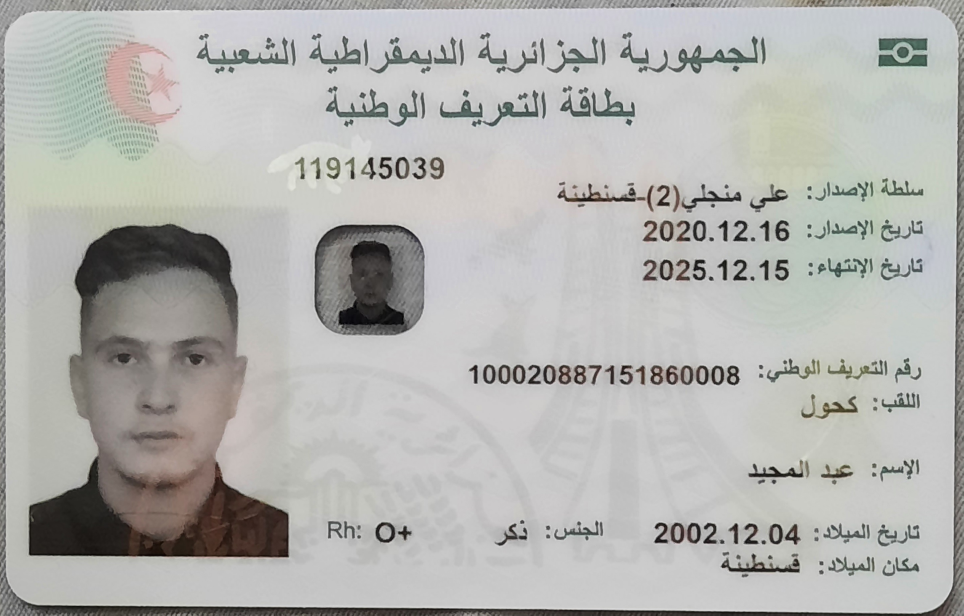
#> input picture receptionniste/ocr/carte_front.jpg, 2890 x 1846 px, found by its file name (shown at 1/3 size)
$ python -i front.py   (imports and definitions only)
#> lines starting #> are read from the running program, lines starting #| are printed output that depends on the picture; after the words box and inside, x2 and y2 are one past the last pixel; in counts of white or black regions, pixels touching at a corner belong together
import os
import cv2
import numpy as np
import pytesseract
import matplotlib.pyplot as plt
import pandas as pd
from PIL import Image
pytesseract.pytesseract.tesseract_cmd = "C:\\Program Files\\Tesseract-OCR\\tesseract.exe"

def ocr_front():
    # Convert cm to pixels
    width = int(8.5 * 0.393701 * 300)
    height = int(5.4 * 0.393701 * 300)

        # Load the image
    file_path = os.path.join('receptionniste', 'ocr', 'carte_front.jpg')
    img = cv2.imread(file_path)
#> img is the input picture: shape (1846, 2890, 3); mean B, G, R 175.7, 178.7, 178.7

    # Resize the image
    resized_img = cv2.resize(img, (width, height))
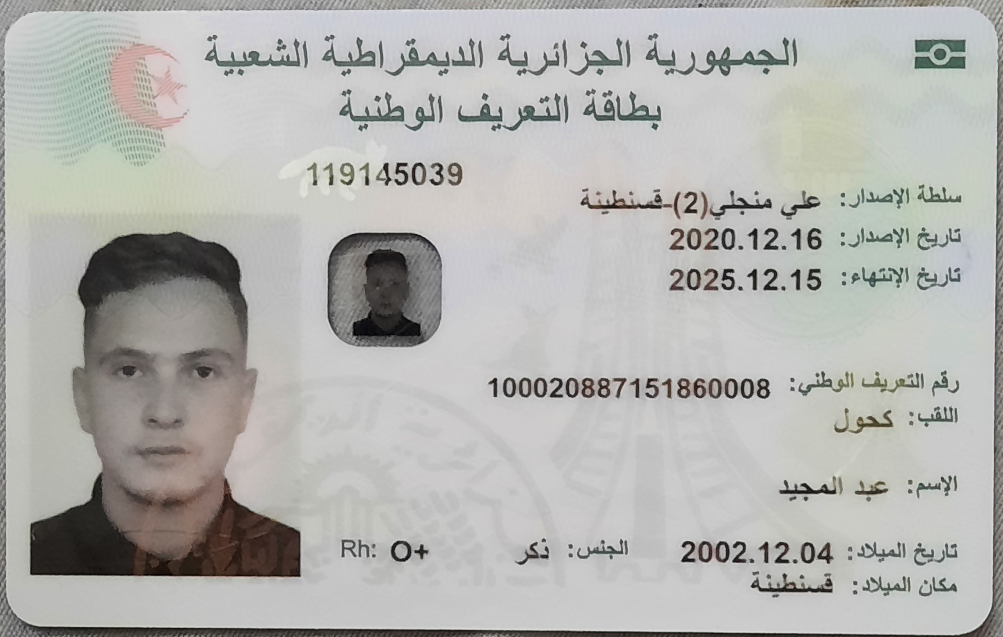
#> resized_img: shape (637, 1003, 3); mean B, G, R 175.6, 178.7, 178.6

    # Convert to grayscale
    gray = cv2.cvtColor(resized_img, cv2.COLOR_BGR2GRAY)

    # Apply Gaussian blur
    blurred = cv2.GaussianBlur(gray, (5, 5), 0)

    # Threshold the image
    _, thresholded = cv2.threshold(blurred, 0, 255, cv2.THRESH_BINARY + cv2.THRESH_OTSU)
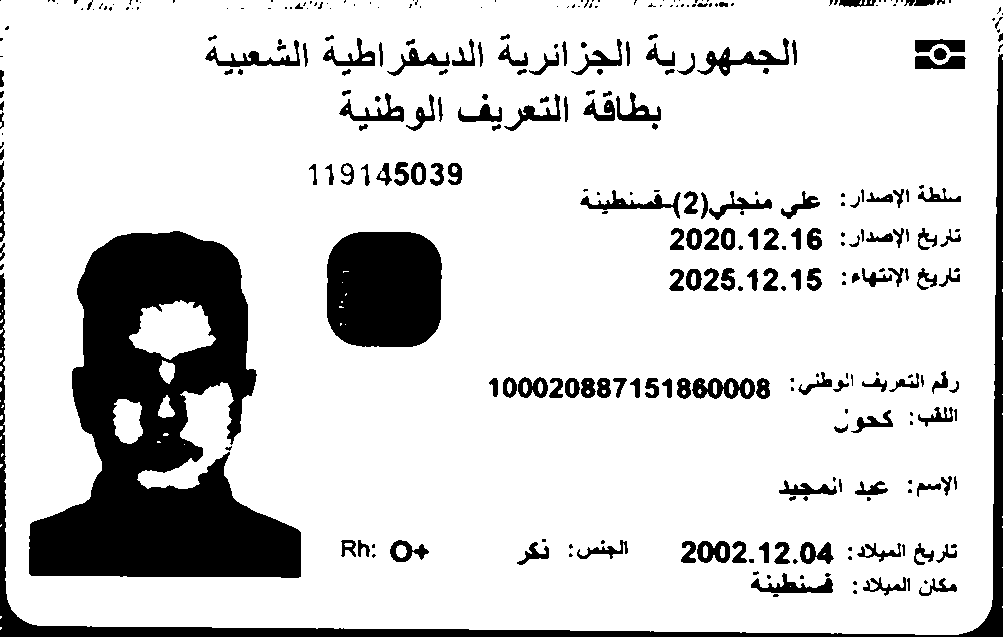
#> thresholded: shape (637, 1003); 83.3% white; 319 black regions (144 under 20 px), largest, box (x1, y1, x2, y2) and area: (29, 231, 301, 578) 50697, (0, 54, 1003, 637) 13659, (327, 232, 442, 347) 12025

    # Perform morphological operations (dilation followed by erosion)
    kernel = np.ones((5, 5), np.uint8)
    opened = cv2.morphologyEx(thresholded, cv2.MORPH_OPEN, kernel)
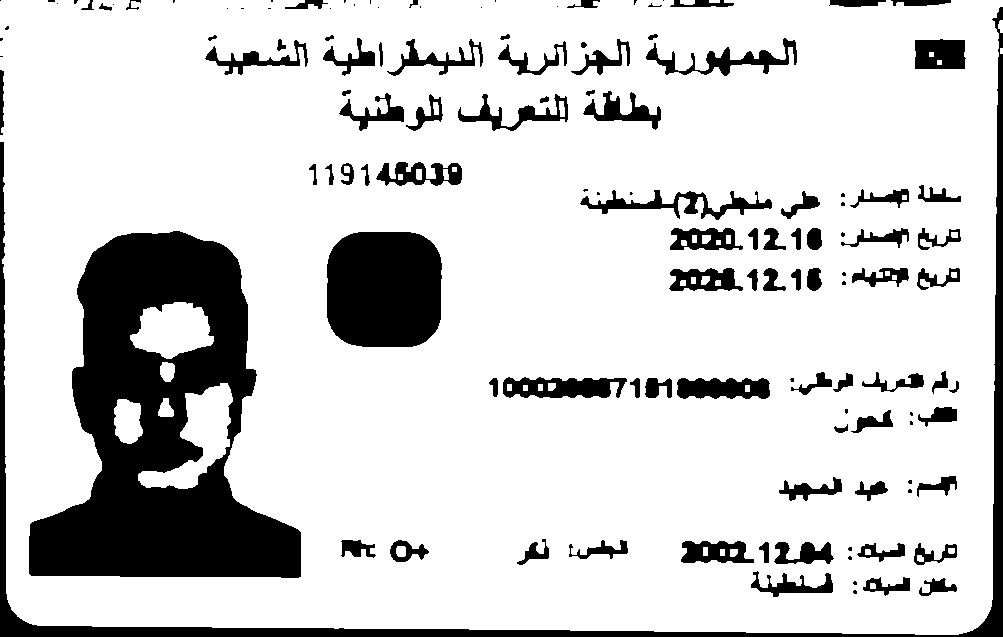
#> opened: shape (637, 1003); 82.3% white; 128 black regions (42 under 20 px), largest, box (x1, y1, x2, y2) and area: (29, 231, 301, 578) 50949, (0, 7, 1003, 637) 14618, (327, 232, 442, 347) 12061

    # Specify the coordinates of the ROIs
    roi_coordinates = [(1409, 1095, 809, 60),(1940, 1540, 500, 100),(1120, 1560, 120, 80),(1470, 1550, 150, 100),(1940, 1640, 500, 100)]

    # Adjust the coordinates of the ROIs to fit the new dimensions
    roi_coordinates = [(int(x*width/img.shape[1]), int(y*height/img.shape[0]), int(w*width/img.shape[1]), int(h*height/img.shape[0])) for x, y, w, h in roi_coordinates]

    # Draw each ROI
    for i, (x, y, w, h) in enumerate(roi_coordinates):
        cv2.rectangle(opened, (x, y), (x+w, y+h), (0, 255, 0), 2)
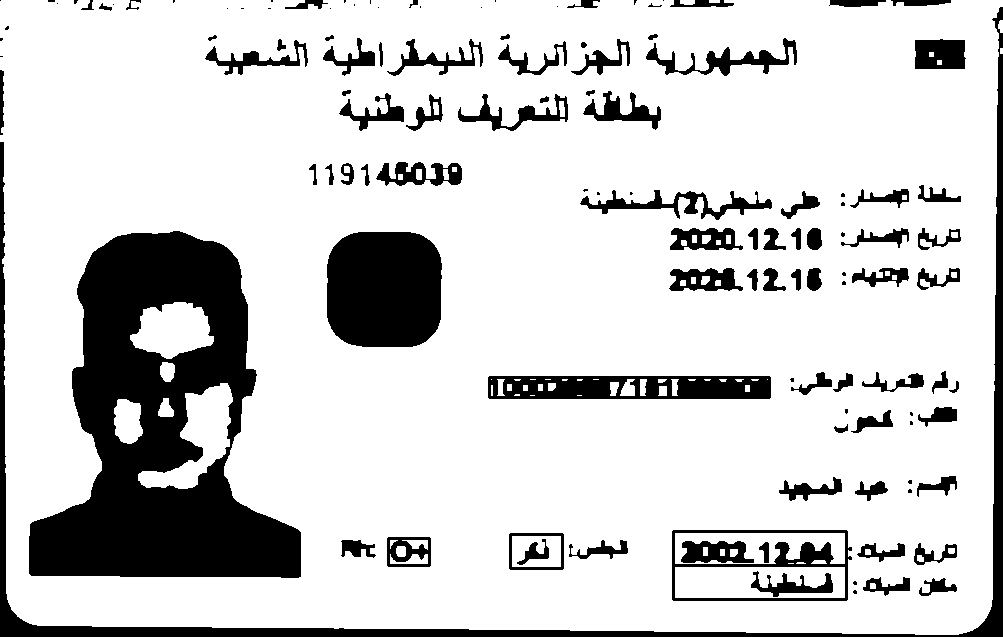
#> opened: shape (637, 1003); 81.6% white; 123 black regions (40 under 20 px), largest, box (x1, y1, x2, y2) and area: (29, 231, 301, 578) 50949, (0, 7, 1003, 637) 14618, (327, 232, 442, 347) 12061

    cv2.waitKey(0)
    cv2.destroyAllWindows()
    ocr_results = []
    for i, (x, y, w, h) in enumerate(roi_coordinates):
        roi = resized_img[y:y+h, x:x+w]
        if i < 2:
            text = pytesseract.image_to_string(roi, config='--oem 3 --psm 6 -c tessedit_char_whitelist=0123456789')
        elif i == 2:
            text = pytesseract.image_to_string(roi, config='--oem 3 --psm 6 -c tessedit_char_whitelist=0123456789ABCDEFGHIJKLMNOPQRSTUVWXYZabcdefghijklmnopqrstuvwxyz+-')
        else:
            text = pytesseract.image_to_string(roi, lang="ara", config='--oem 3 --psm 6')
        ocr_results.append(text)
#> this loop made 1 pass
#> pass 1, in ocr_front, `roi = resized_img[y:y+h, x:x+w]`:
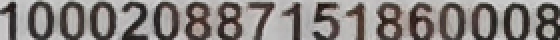
#> roi: shape (20, 280, 3) (shown 2 times larger); mean B, G, R 125.7, 128.2, 133.7
#> after the loop, ocr_results = []
    return ocr_results

#> (the run stopped early here; a loop or call above may not have finished)
